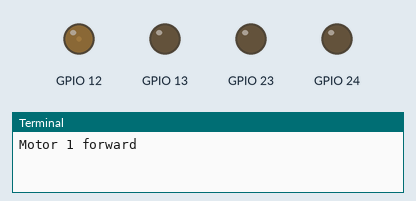
Simulated run of this program. Board: Raspberry Pi (BCM pin numbers). Parts: output pins drawn as LEDs (lit = HIGH), the last lines printed to the terminal. At 23.4 s the program stops and its outputs stay as they are.

Above: at 0.15 s.
At 2.5 s:
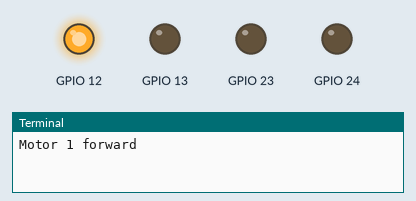
At 5.09 s:
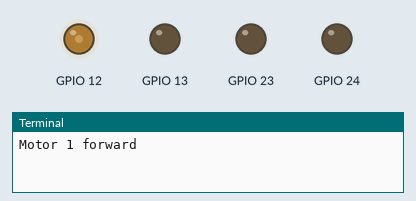
At 8.3 s:
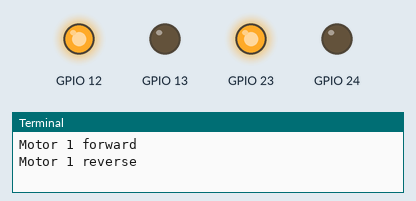
At 14.2 s:
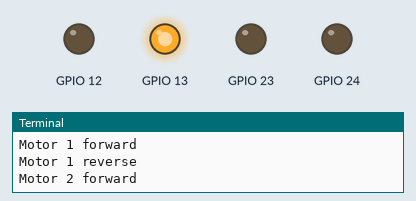
At 20.0 s:
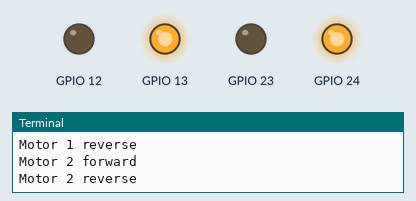
Timing chart, 0 to 24.9 s (numbered marks = the images above):
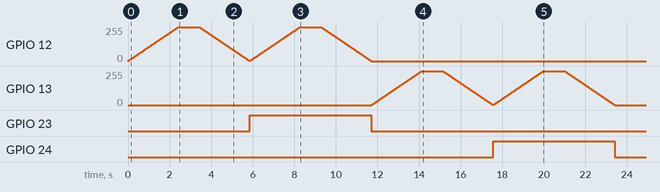

The program:

example.py
```python
import time
from pololu_drv8835 import motors, MAX_SPEED

# Set up sequences of motor speeds.
test_forward_speeds = list(range(0, MAX_SPEED, 1)) + \
  [MAX_SPEED] * 200 + list(range(MAX_SPEED, 0, -1)) + [0]

test_reverse_speeds = list(range(0, -MAX_SPEED, -1)) + \
  [-MAX_SPEED] * 200 + list(range(-MAX_SPEED, 0, 1)) + [0]

try:
    motors.setSpeeds(0, 0)

    print("Motor 1 forward")
    for s in test_forward_speeds:
        motors.motor1.setSpeed(s)
        time.sleep(0.005)

    print("Motor 1 reverse")
    for s in test_reverse_speeds:
        motors.motor1.setSpeed(s)
        time.sleep(0.005)

    print("Motor 2 forward")
    for s in test_forward_speeds:
        motors.motor2.setSpeed(s)
        time.sleep(0.005)

    print("Motor 2 reverse")
    for s in test_reverse_speeds:
        motors.motor2.setSpeed(s)
        time.sleep(0.005)

finally:
  # Stop the motors, even if there is an exception
  # or the user presses Ctrl+C to kill the process.
  motors.setSpeeds(0, 0)
```

pololu_drv8835.py
```python
import wiringpi

# Motor speeds for this library are specified as numbers
# between -MAX_SPEED and MAX_SPEED, inclusive.
_max_speed = 480  # 19.2 MHz / 2 / 480 = 20 kHz
MAX_SPEED = _max_speed

io_initialized = False
def io_init():
  global io_initialized
  if io_initialized:
    return

  wiringpi.wiringPiSetupGpio()
  wiringpi.pinMode(12, wiringpi.GPIO.PWM_OUTPUT)
  wiringpi.pinMode(13, wiringpi.GPIO.PWM_OUTPUT)

  wiringpi.pwmSetMode(wiringpi.GPIO.PWM_MODE_MS)
  wiringpi.pwmSetRange(MAX_SPEED)
  wiringpi.pwmSetClock(2)

  wiringpi.pinMode(23, wiringpi.GPIO.OUTPUT)
  wiringpi.pinMode(24, wiringpi.GPIO.OUTPUT)

  io_initialized = True

class Motor(object):
    MAX_SPEED = _max_speed

    def __init__(self, pwm_pin, dir_pin):
        self.pwm_pin = pwm_pin
        self.dir_pin = dir_pin

    def setSpeed(self, speed):
        if speed < 0:
            speed = -speed
            dir_value = 1
        else:
            dir_value = 0

        if speed > MAX_SPEED:
            speed = MAX_SPEED

        io_init()
        wiringpi.digitalWrite(self.dir_pin, dir_value)
        wiringpi.pwmWrite(self.pwm_pin, speed)

class Motors(object):
    MAX_SPEED = _max_speed

    def __init__(self):
        self.motor1 = Motor(12, 23)
        self.motor2 = Motor(13, 24)

    def setSpeeds(self, m1_speed, m2_speed):
        self.motor1.setSpeed(m1_speed)
        self.motor2.setSpeed(m2_speed)

motors = Motors()
```

Measured:
- by itself, GPIO 23: LOW → HIGH at 5.9 s, → LOW 5.8 s later
- by itself, GPIO 24: LOW → HIGH at 17.6 s, → LOW 5.8 s later
